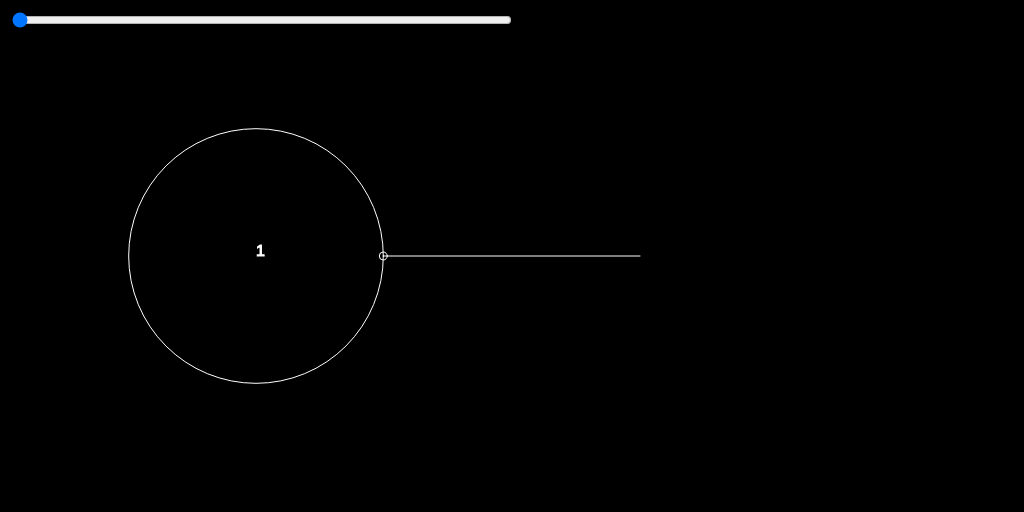
Frame 1 (no input)
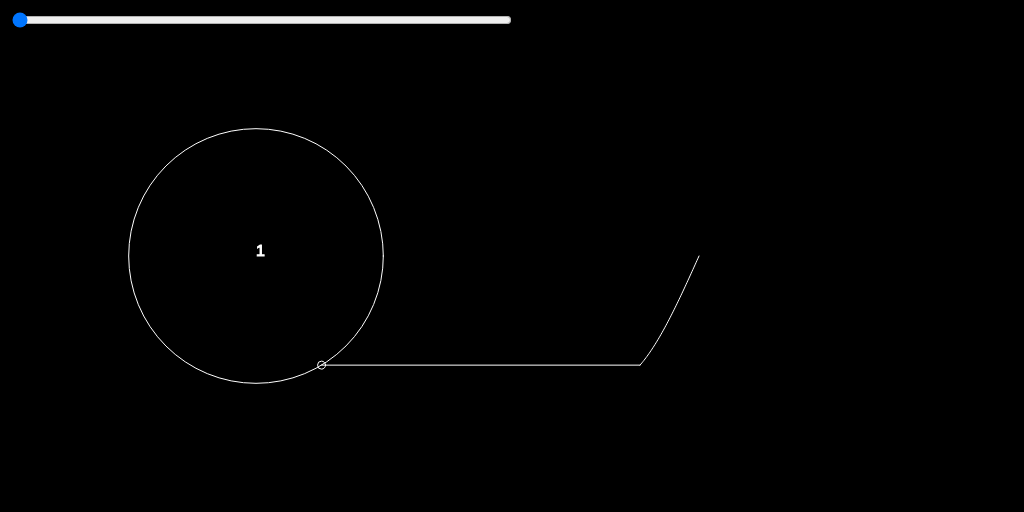
Frame 60 (no input)
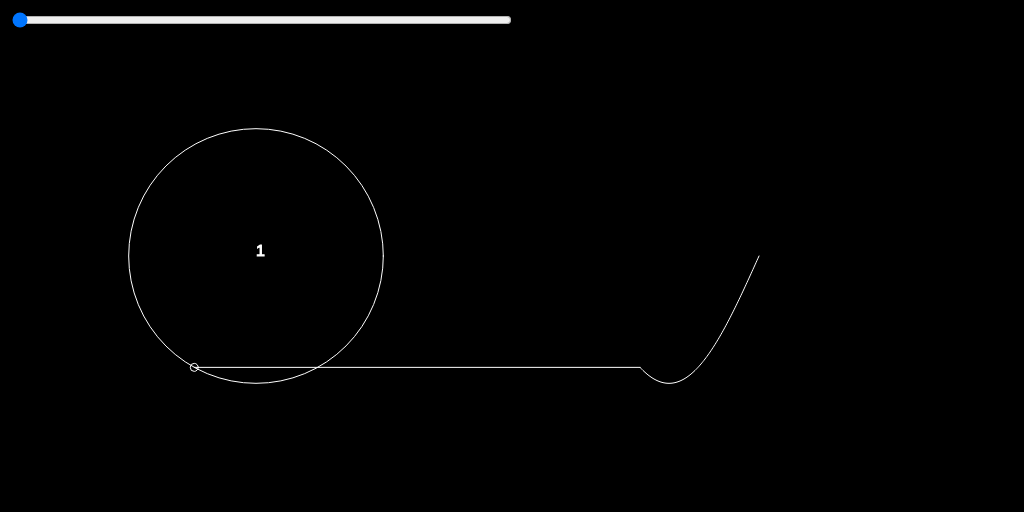
Frame 120 (the mouse pressed at the canvas centre since frame 60)

The p5.js sketch that drew these frames (run headless with seeded random() and noise() and a simulated clock; from frame 60 on, the mouse is pressed at the canvas centre):

// p5.js sketch
// ── sketch.js
let slider;

function setup() {
  createCanvas(1024, 512);

  slider = createSlider(1, 101, 1, 2);
  slider.position(10, 10);
  slider.style('width', '500px');
}

const RADIUS = 64;
const MINI_RADIUS = 8;

let time = 0;
let points = [];

function draw() {
  background(0);
  translate(256, 256);

  let angle = (2 * PI) / 360 * time;

  stroke(255);
  noFill();

  let prev = new ComplexPoint();
  let prevPos = { x: 0, y: 0 }
  let numberCircles = slider.value();

  textSize(16);
  fill(255);
  text(`${numberCircles}`, 0, 0);

  noFill();

  for (let i = 1; i <= numberCircles; i += 2) {
    prev.modulus = (4 * 100 / (i * PI));
    prev.draw(prevPos.x, prevPos.y, angle * i);

    let newPos = prev.getPosition(angle * i);
    newPos.x += prevPos.x;
    newPos.y += prevPos.y;
    prevPos = newPos;
  }


  points.unshift(prevPos.y);
  line(prevPos.x, prevPos.y, 384, prevPos.y)

  beginShape();
  points.forEach((y, x) => {
    vertex(x + 384, y);
  });
  endShape();

  time++;
  if (points.length > 512) points.pop();
}

function ComplexPoint(real = 0, imaginary = 0) {
  this.real = real.toPrecision(6);
  this.imaginary = imaginary.toPrecision(6);

  this.modulus = Math.sqrt(real * real + imaginary * imaginary);
  this.angle = -Math.atan2(imaginary, real);

  this.getPosition = (angle = 0) => {
    let x = this.modulus * cos((this.angle + angle));
    let y = this.modulus * sin((this.angle + angle));
    return {
      x,
      y
    };
  }

  this.draw = (x = 0, y = 0, angle = 0) => {
    ellipse(x, y, 2 * this.modulus);

    let pos = this.getPosition(angle);
    ellipse(x + pos.x, y + pos.y, MINI_RADIUS);
  }
}
